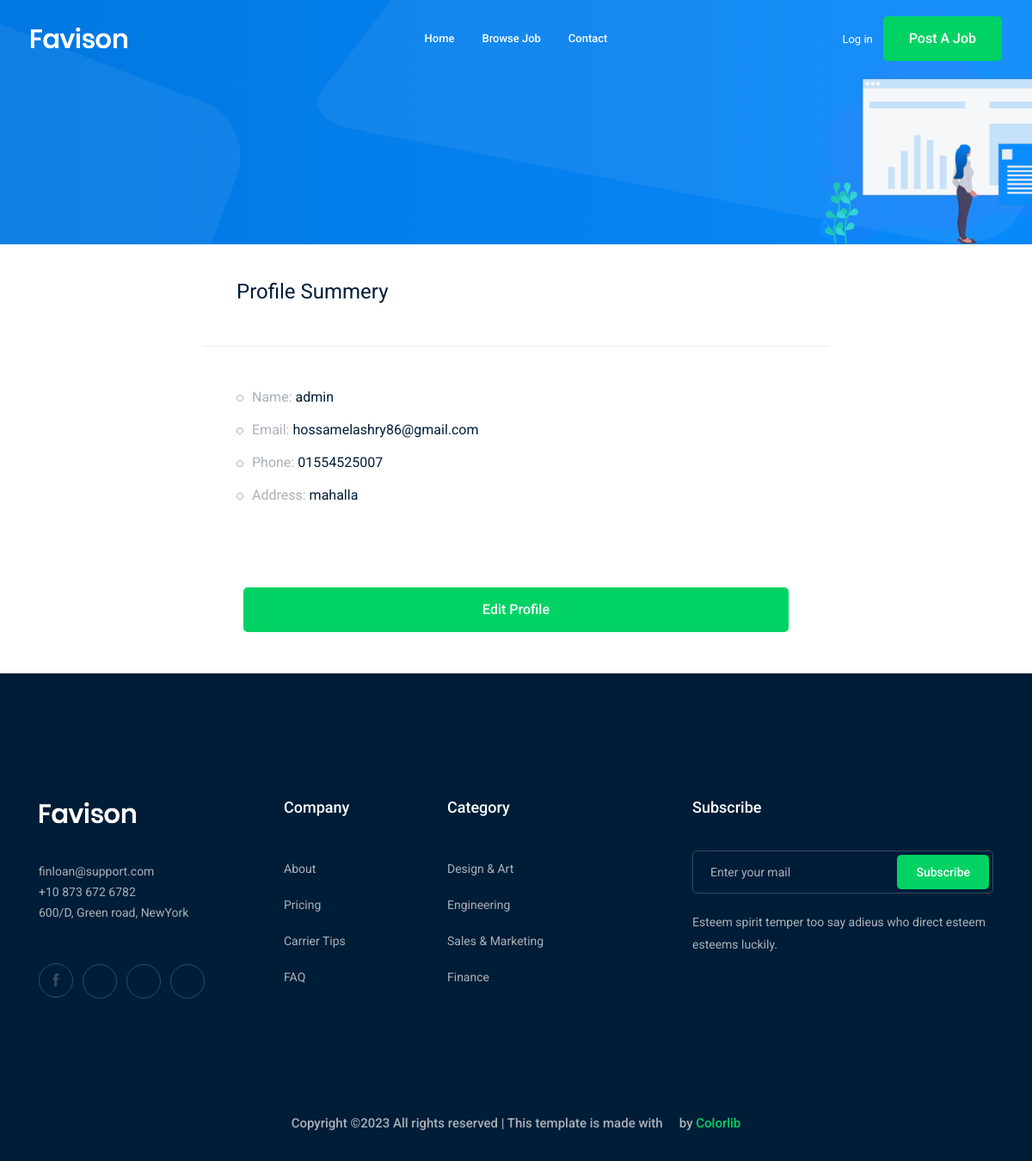
The app's page /accounts/profile (signed in) with its own data.
### accounts/models.py (models this page shows)
class Profile(models.Model):
    user=models.OneToOneField(User,on_delete=models.CASCADE)#one to one becase user only has one profile
    city=models.ForeignKey('City',related_name='user_city',on_delete=models.CASCADE,null=True,blank=True)
    phone_number=models.CharField(max_length=15)
    image=models.ImageField(upload_to='profile/')
    def __str__(self):
        return str(self.user)

class City(models.Model):
    name=models.CharField(max_length=30)
    def __str__(self):
        return str(self.name)

### accounts/views.py (the view)
# urls.py: path('profile',views.profile,name='profile'),
def profile(request):
    profile=Profile.objects.get(user=request.user)
    return render(request,'accounts/profile.html',{'profile':profile})

### accounts/templates/accounts/profile.html (shortened to what this page needs)
{% extends 'base.html'%}
{% load bootstrap4 %}
{% block body %}
    <div class="bradcam_area bradcam_bg_1">
        <div class="container">
            <div class="row">
                <div class="col-xl-12">
                </div>
            </div>
        </div>
    </div>
    <Sdiv class="job_details_area">
        <div class="container">
            <div class="row">
                <div class="col-lg-8 mx-auto">
                      <div class="job_sumary">
                        <div class="summery_header">
                            <h3>Profile Summery</h3>
                        </div>
                        <div class="job_content">
                            <ul>
                                <li>Name: <span>{{profile}}</span></li>
                                <li>Email: <span>{{profile.user.email}} </span></li>
                                <li>Phone: <span>{{profile.phone_number}}</span></li>
                                <li>Address: <span>{{profile.city}}</span></li>
                            </ul>
                        </div>
                          <div class="p-5">
                              <a  class="boxed-btn3 w-100" href="{%url 'accounts:profile_edit'%}">Edit Profile</a>
                          </div>
                    </div>
                </div>
            </div>
        </div>
    </Sdiv>
 {% endblock body %}

### records on screen
Profile: user.username "admin", user.email "hossamelashry86@gmail.com", phone_number "01554525007", city "mahalla"
